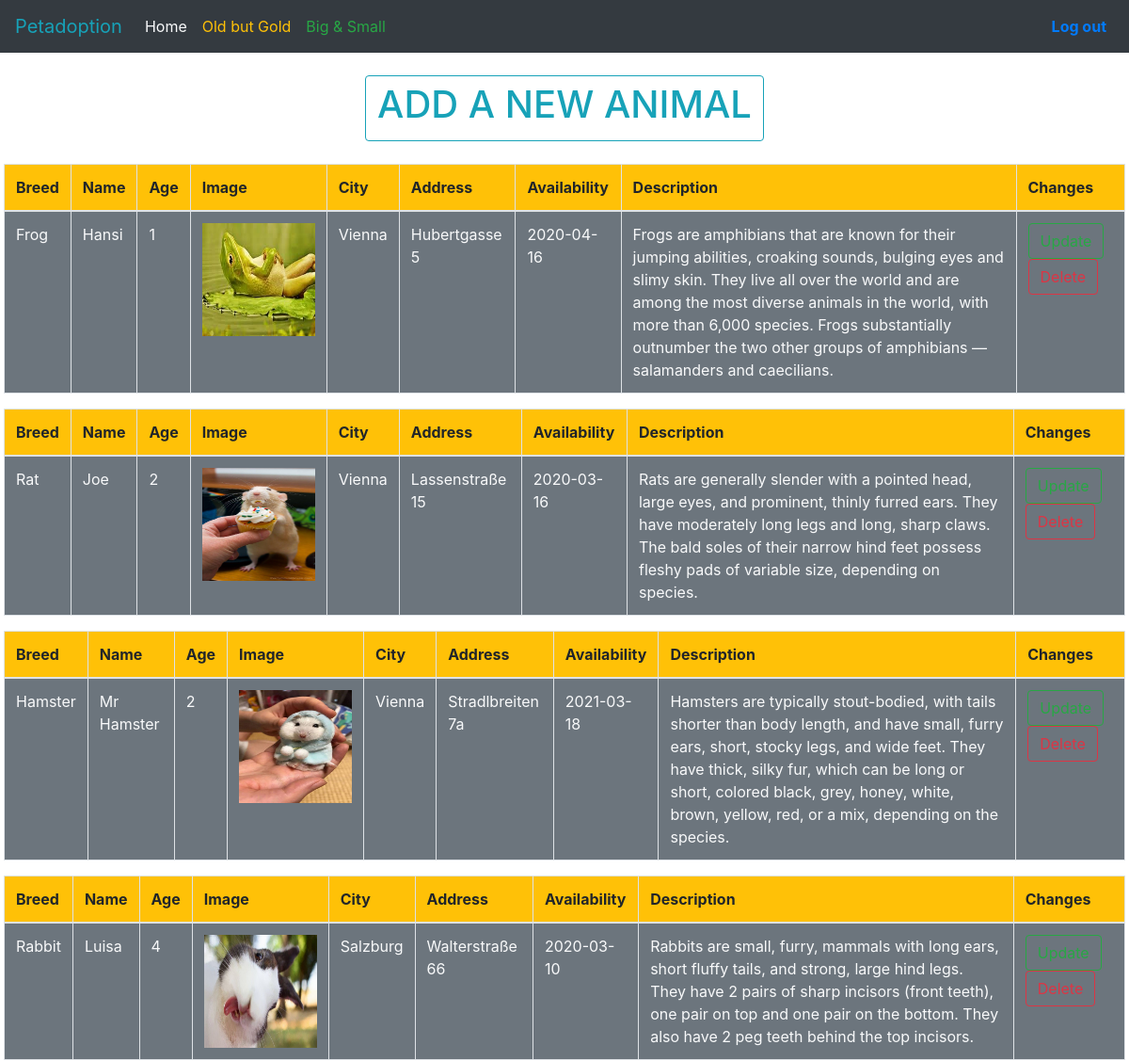
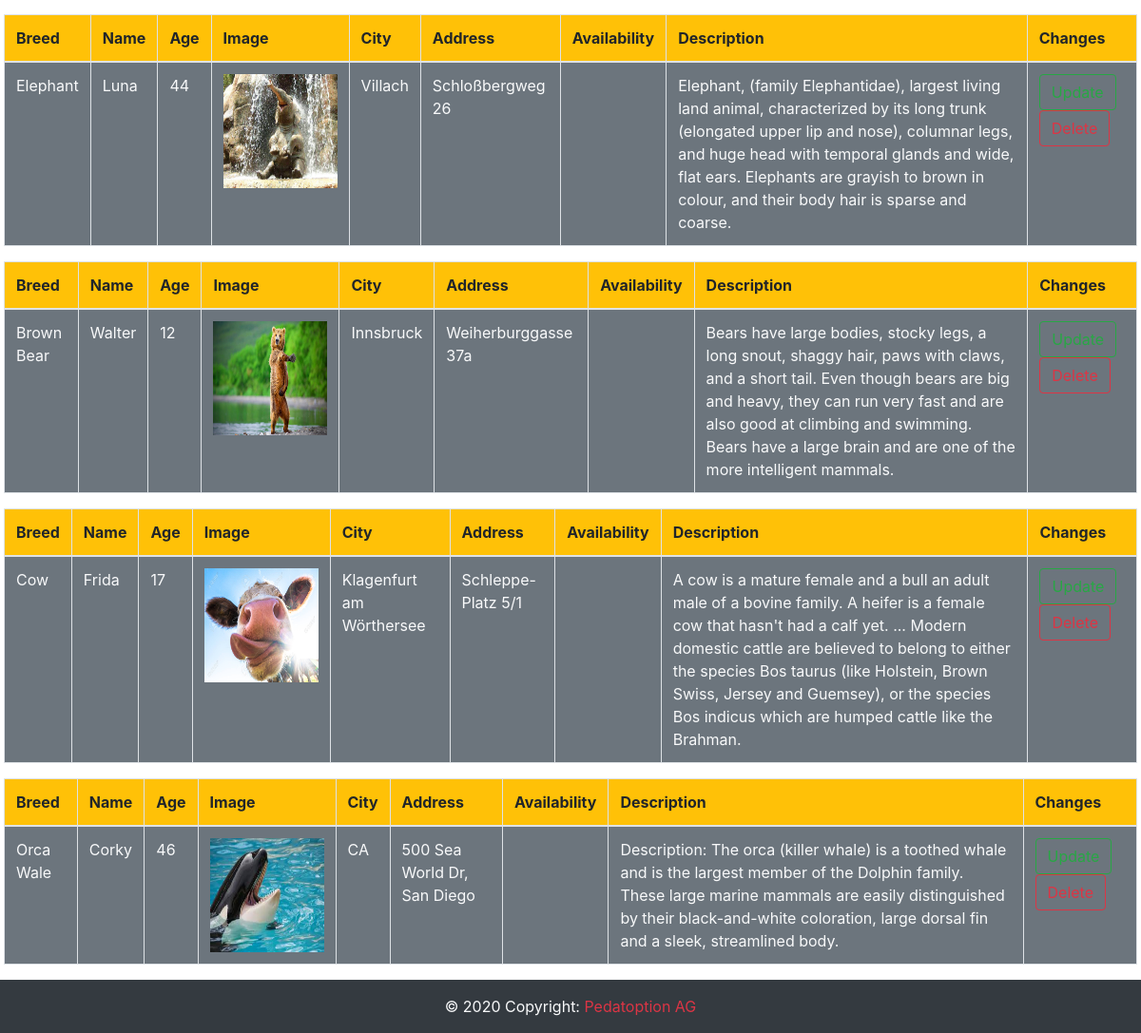
/general.php, run on the app's committed database (2 pictures, top to bottom).
### tables this page shows
CREATE TABLE `animals` (
  `id` int(11) NOT NULL,
  `breed` varchar(255) DEFAULT NULL,
  `name` varchar(255) NOT NULL,
  `age` int(11) NOT NULL,
  `type` varchar(255) NOT NULL,
  `image` varchar(500) NOT NULL,
  `zip_code` varchar(255) NOT NULL,
  `city` varchar(255) NOT NULL,
  `address` varchar(255) NOT NULL,
  `availability` date DEFAULT NULL,
  `description` varchar(500) DEFAULT NULL,
  `hobby` varchar(255) NOT NULL
);

### general.php (the view, shortened to what this page needs)
<!DOCTYPE html>
<html>
<head>
		<link rel="stylesheet" type="text/css" href="index.css">
	<link rel="stylesheet" href="https://stackpath.bootstrapcdn.com/bootstrap/4.4.1/css/bootstrap.min.css">
</head>
<body>
<nav class="navbar navbar-expand-md navbar-light bg-dark">
    <a href="homepage.php" class="navbar-brand text-info">Petadoption</a>
    <div class="collapse navbar-collapse" id="navbarCollapse">
        <div class="navbar-nav">
            <a href="homepage.php" class="text-light nav-item nav-link active">Home</a>
            <a href="old.php" class="text-warning nav-item nav-link">Old but Gold</a>
            <a href="general.php" class="text-success nav-item nav-link">Big & Small</a>
        </div>
         <ul class="nav navbar-nav ml-auto">
        	<li> <a href="index.php" class="text-primary nav-item nav-link"><b>Log out</a></b></li>
        </ul>
    </div>
</nav>
<div class="ml-1 mr-1">
	<div class="bb">
	<div class="d-flex justify-content-center mt-4 mb-4">
	<a href='creat.php'><button type='button' id="headline" class='btn btn-outline-info'><h1>ADD A NEW ANIMAL</h1></button></a><br></div>
	<?php
		include ("action/db_connect.php");
		$sql = "SELECT * FROM animals WHERE type = 'Big Animal'or type='Small Animal'";
		$result = mysqli_query($conn, $sql);
		if($result->num_rows == 0){
			echo "no result found";
		}else{
			$rows = $result->fetch_all(MYSQLI_ASSOC);
			foreach ($rows as $key => $value){?>
			<table class="table table-bordered ">
				<thead>
					<tr class="bg-warning">
						<th>Breed</th>
						<th>Name</th>
						<th>Age</th>
						<th>Image</th>
						<th>City</th>
						<th>Address</th>
						<th>Availability</th>
						<th colspan="2">Description</th>
						<th>Changes</th>
					</tr>
				</thead>
			<tr class="bg-secondary text-light">
			<td><?php echo $value["breed"]; ?></td>
			<td><?php echo $value["name"]; ?></td>
			<td><?php echo $value["age"]; ?></td>
			<td><img src="<?php echo $value['image']; ?>"width="120" height="120"></td>
			<td><?php echo $value["city"]; ?></td>
			<td><?php echo $value["address"]; ?></td>
			<td><?php echo $value["availability"]; ?></td>
			<td colspan="2"><?php echo $value["description"]; ?></td>
			<td>
			<?php
			echo"<a href='update.php?id=".$value["id"]."'class='btn btn-outline-success'>Update</a><a href='delete.php?id=".$value["id"]."'class='btn btn-outline-danger'>Delete</a><br>";?>
			</td>
			</tr>
			</table>
			<?php
		}
		}
	 ?>
	 </div>
	 </div>
	 <footer class="page-footer font-small blue bg-dark">
  <div class="footer-copyright text-center py-3 text-light">© 2020 Copyright:
    <a class="text-danger"> Pedatoption AG</a>
  </div>
</footer>
</body>
</html>

### index.css (style rules this page uses)
body { background-color: lightgray; }

### data on the page
animals: breed "Frog", name "Hansi", age "1", image (picture), city "Vienna", address "Hubertgasse 5", availability "2020-04-16", description "Frogs are amphibians that are known for their jumping abilities, croaking sounds, bulging eyes and slimy skin. They live all over the world and are among the most diverse animals in the world, with more than 6,000 species. Frogs substantially outnumber the two other groups of amphibians — salamanders and caecilians."
animals: breed "Rat", name "Joe", age "2", image (picture), city "Vienna", address "Lassenstraße 15", availability "2020-03-16", description "Rats are generally slender with a pointed head, large eyes, and prominent, thinly furred ears. They have moderately long legs and long, sharp claws. The bald soles of their narrow hind feet possess fleshy pads of variable size, depending on species."
animals: breed "Hamster", name "Mr Hamster", age "2", image (picture), city "Vienna", address "Stradlbreiten 7a", availability "2021-03-18", description "Hamsters are typically stout-bodied, with tails shorter than body length, and have small, furry ears, short, stocky legs, and wide feet. They have thick, silky fur, which can be long or short, colored black, grey, honey, white, brown, yellow, red, or a mix, depending on the species."
animals: breed "Rabbit", name "Luisa", age "4", image (picture), city "Salzburg", address "Walterstraße 66", availability "2020-03-10", description "Rabbits are small, furry, mammals with long ears, short fluffy tails, and strong, large hind legs. They have 2 pairs of sharp incisors (front teeth), one pair on top and one pair on the bottom. They also have 2 peg teeth behind the top incisors."
animals: breed "Elephant", name "Luna", age "44", image (picture), city "Villach", address "Schloßbergweg 26", description "Elephant, (family Elephantidae), largest living land animal, characterized by its long trunk (elongated upper lip and nose), columnar legs, and huge head with temporal glands and wide, flat ears. Elephants are grayish to brown in colour, and their body hair is sparse and coarse."
animals: breed "Brown Bear", name "Walter", age "12", image (picture), city "Innsbruck", address "Weiherburggasse 37a", description "Bears have large bodies, stocky legs, a long snout, shaggy hair, paws with claws, and a short tail. Even though bears are big and heavy, they can run very fast and are also good at climbing and swimming. Bears have a large brain and are one of the more intelligent mammals."
animals: breed "Cow", name "Frida", age "17", image (picture), city "Klagenfurt am Wörthersee", address "Schleppe-Platz 5/1", description "A cow is a mature female and a bull an adult male of a bovine family. A heifer is a female cow that hasn't had a calf yet. ... Modern domestic cattle are believed to belong to either the species Bos taurus (like Holstein, Brown Swiss, Jersey and Guemsey), or the species Bos indicus which are humped cattle like the Brahman."
animals: breed "Orca Wale", name "Corky", age "46", image (picture), city "CA", address "500 Sea World Dr, San Diego", description "Description: The orca (killer whale) is a toothed whale and is the largest member of the Dolphin family. These large marine mammals are easily distinguished by their black-and-white coloration, large dorsal fin and a sleek, streamlined body."
